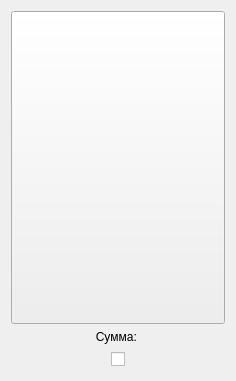
<?xml version="1.0" encoding="UTF-8"?>
<ui version="4.0">
 <class>SelectableCardWidget</class>
 <widget class="QWidget" name="SelectableCardWidget">
  <property name="geometry">
   <rect>
    <x>0</x>
    <y>0</y>
    <width>236</width>
    <height>381</height>
   </rect>
  </property>
  <property name="windowTitle">
   <string>Form</string>
  </property>
  <layout class="QGridLayout" name="gridLayout">
   <item row="2" column="0">
    <layout class="QVBoxLayout" name="lyt_OtherLabels"/>
   </item>
   <item row="1" column="0">
    <layout class="QHBoxLayout" name="horizontalLayout_2">
     <item>
      <widget class="QLabel" name="lbl_Price">
       <property name="text">
        <string>Сумма: </string>
       </property>
       <property name="alignment">
        <set>Qt::AlignCenter</set>
       </property>
      </widget>
     </item>
    </layout>
   </item>
   <item row="3" column="0">
    <layout class="QHBoxLayout" name="horizontalLayout">
     <item>
      <spacer name="horizontalSpacer_2">
       <property name="orientation">
        <enum>Qt::Horizontal</enum>
       </property>
       <property name="sizeHint" stdset="0">
        <size>
         <width>40</width>
         <height>20</height>
        </size>
       </property>
      </spacer>
     </item>
     <item>
      <widget class="QCheckBox" name="chckBox_Selected">
       <property name="text">
        <string/>
       </property>
      </widget>
     </item>
     <item>
      <spacer name="horizontalSpacer">
       <property name="orientation">
        <enum>Qt::Horizontal</enum>
       </property>
       <property name="sizeHint" stdset="0">
        <size>
         <width>40</width>
         <height>20</height>
        </size>
       </property>
      </spacer>
     </item>
    </layout>
   </item>
   <item row="0" column="0">
    <widget class="QPushButton" name="btn_theCard">
     <property name="sizePolicy">
      <sizepolicy hsizetype="Preferred" vsizetype="Preferred">
       <horstretch>0</horstretch>
       <verstretch>1</verstretch>
      </sizepolicy>
     </property>
     <property name="text">
      <string/>
     </property>
    </widget>
   </item>
  </layout>
 </widget>
 <resources/>
 <connections/>
</ui>
